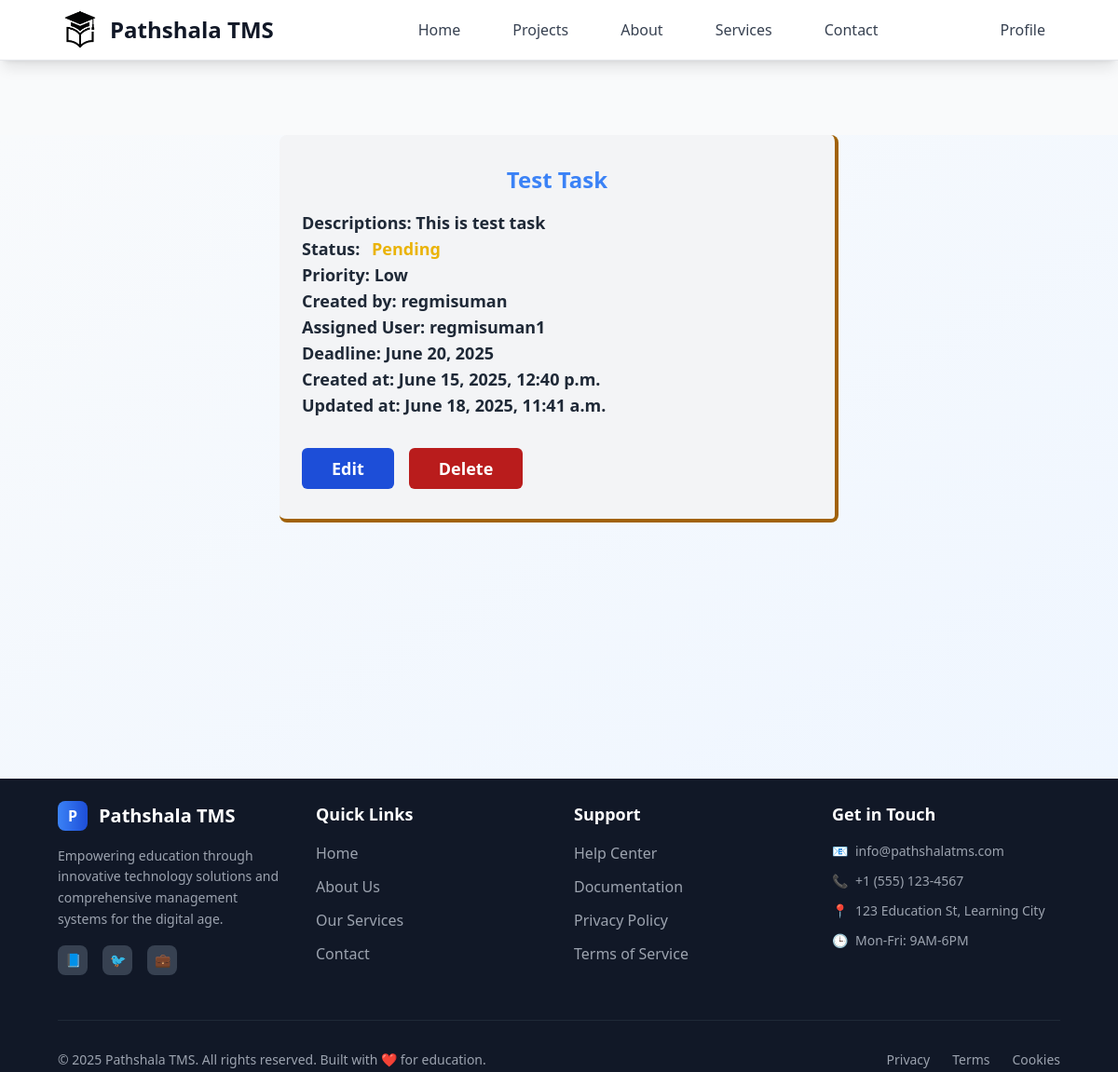
The page /employer/task/2/ (signed in) on the database as committed earlier.
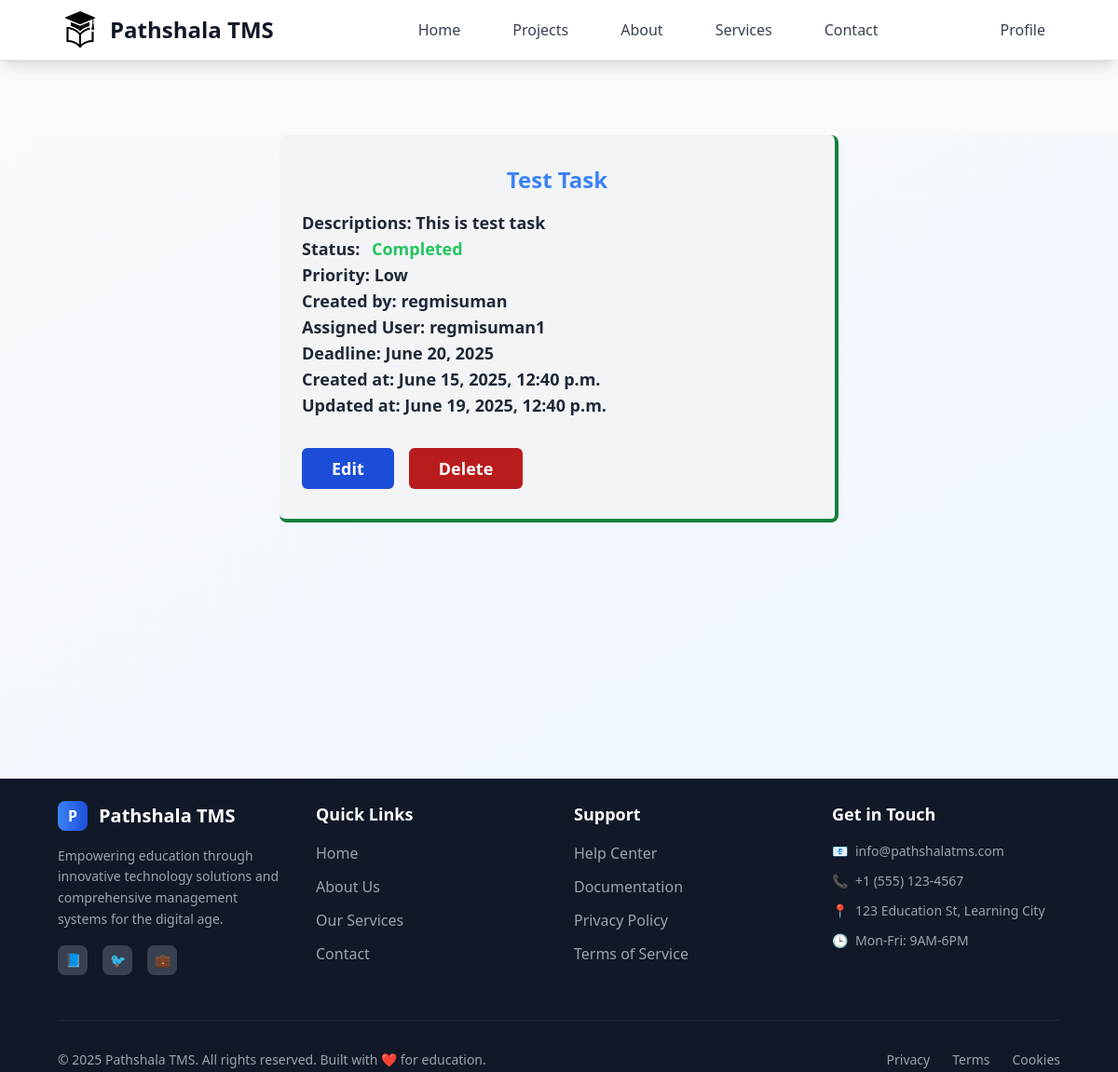
The same page on the database as committed later.
### tasks/models.py (models this page shows)
class Task(models.Model):
    class StatusOptions(models.TextChoices):
        PENDING = "Pending", "Pending"
        IN_PROGRESS = "In Progress", "In Progress"
        COMPLETED = "Completed", "Completed"
        CANCELED = "Canceled", "Canceled"
    class TaskPriorityOptions(models.TextChoices):
        LOW = "Low", "Low"
        MEDIUM = "Medium", "Medium"
        HIGH = "High", "High"
    title = models.CharField(max_length=30)
    description = models.TextField(null=True, blank=True)
    user = models.ForeignKey(User, on_delete=models.CASCADE, related_name="tasks")
    project = models.ForeignKey(Project, on_delete=models.CASCADE)
    assigned_user = models.ForeignKey( User, on_delete=models.SET_NULL, related_name="assigned_tasks", null=True, blank=True)
    status = models.CharField(choices=StatusOptions, default=StatusOptions.PENDING)
    priority = models.CharField (choices=TaskPriorityOptions, default=TaskPriorityOptions.LOW)
    deadline = models.DateField(null=True, blank=True)
    created_at = models.DateTimeField(auto_now_add=True, editable=False)
    updated_at = models.DateTimeField(auto_now=True, editable=False)
    attachment = models.FileField(blank=True, null=True, upload_to=attachment_path)

### tasks/views.py (the view)
# urls.py: path("task/<int:id>/", taskDetails),
@login_required(login_url="/login")
def taskDetails(request, id):
    role = request.user.profile.role
    task = Task.objects.get(pk=id)
    if role == "employer":
        return render(request, "pages/employer/project/task/task_details.html", {"task": task})
    elif role == "employee":
        return render(request, "pages/employee/project/task/task_details.html", {"task": task})
    else:
        return redirect("/")

### templates/pages/employer/project/task/task_details.html
{% extends 'layouts/main.html' %}
{% block content %}
<div
  class="my-20 w-1/2 mx-auto space-y-4 relative bg-gray-100 border-b-4 border-r-4 rounded-lg py-4 px-6 my-2
          {% if task.status == 'Canceled' %} border-red-700
        {% elif task.status == 'Completed' %} border-green-700
        {% elif task.status == 'Pending' %} border-yellow-700
        {% elif task.status == 'In Progress' %} border-blue-700
        {% else %} border-purple-700
        {% endif %}
  ">
  <div class="text-2xl font-bold text-blue-500 my-4 text-center">{{ task.title }}</div>
  <div class="text-lg font-semibold text-gray-800">
    <div>Descriptions: {{ task.description }}</div>
    <div>Status: <span class="
        {% if task.status == 'Canceled' %} text-red-500
        {% elif task.status == 'Completed' %} text-green-500
        {% elif task.status == 'Pending' %} text-yellow-500
        {% elif task.status == 'In Progress' %} text-blue-500
        {% else %} text-purple-500
        {% endif %}
         h-8 px-2 my-auto rounded-lg font-bold"> {{ task.status }} </span></div>
    <div>Priority: {{ task.priority }}</div>
    <div>Created by: {{ task.user }}</div>
    <div>Assigned User: {{ task.assigned_user }}</div>
    <div>Deadline: {{ task.deadline }}</div>
    <div>Created at: {{ task.created_at }}</div>
    <div>Updated at: {{ task.updated_at }}</div>
    <div class="flex gap-4 mt-8 mb-4">
      <a class="px-8 py-2 rounded-md bg-blue-700 hover:bg-blue-800 text-white"
        href="/employer/edit-task/{{task.id}}">Edit</a>
      <a class="px-8 py-2 rounded-md bg-red-700 hover:bg-red-800 text-white"
        href="/employer/delete-task/{{task.project.id}}/{{task.id}}">Delete</a>
    </div>
  </div>
</div>
{% endblock %}

Rows that differ between the two databases and show on the page:
changed Task "Test Task": status "Pending" → "Completed"; updated_at "June 18, 2025, 11:41 a.m." → "June 19, 2025, 12:40 p.m."
